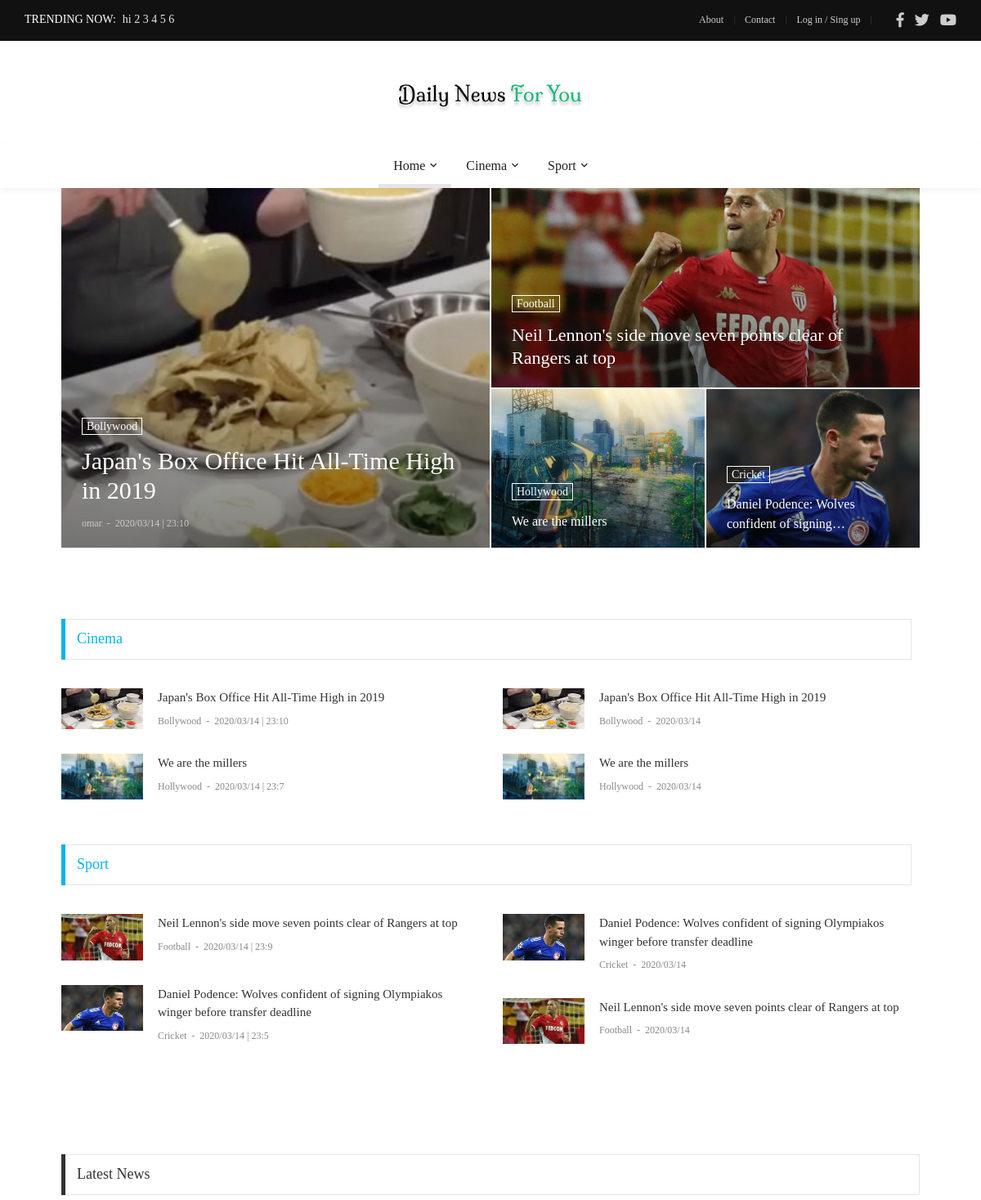
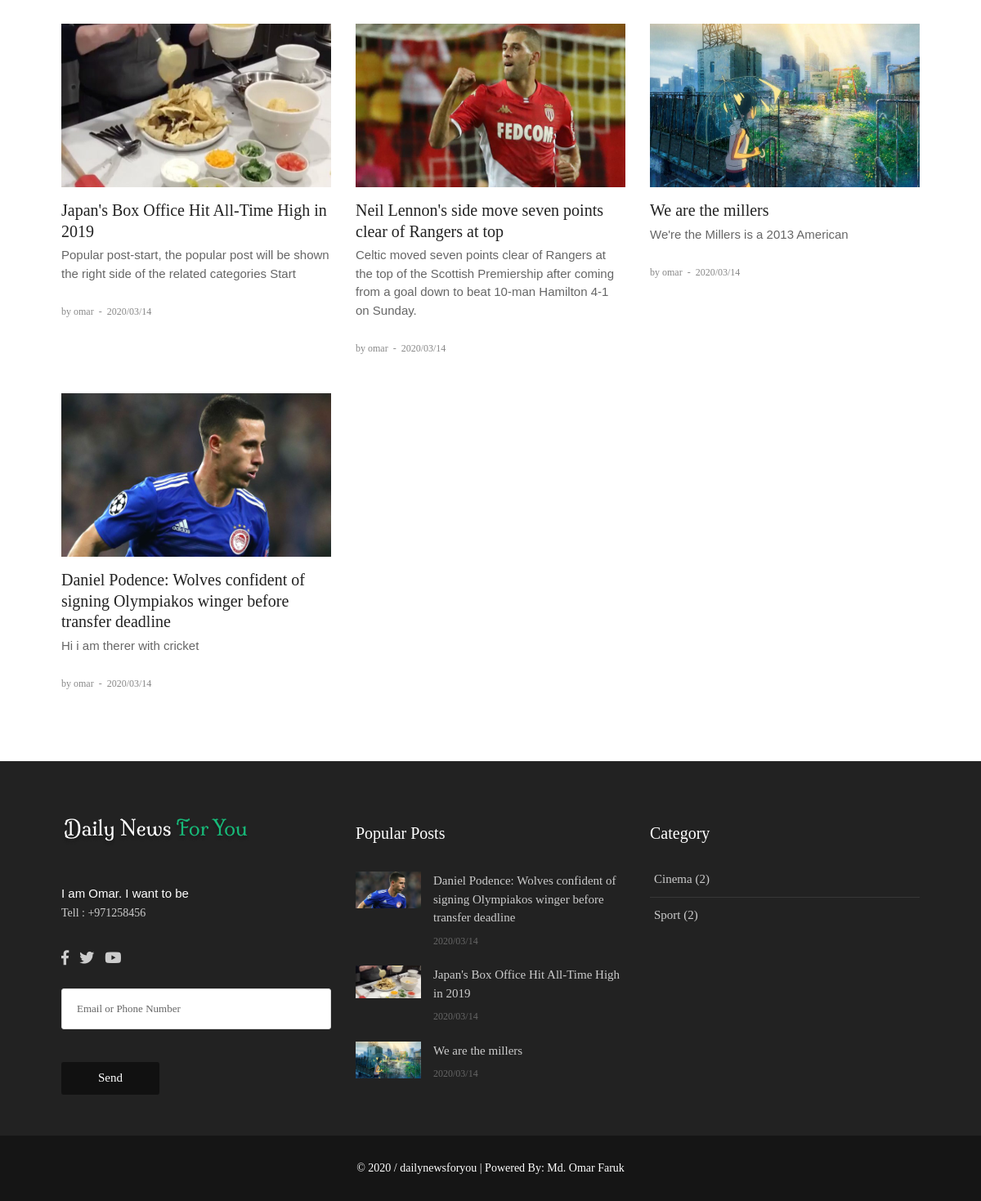
The page / on the database its author committed (2 pictures, top to bottom).
### trending/models.py (models this page shows, shortened)
class Trending(models.Model):
    txt = models.CharField(max_length=200)

### cat/models.py (models this page shows, shortened)
class Cat(models.Model):
    name = models.CharField(max_length=50)
    count = models.IntegerField(default=0)  # To count how many news contains in an one category

### news/models.py (models this page shows, shortened)
class News(models.Model):
    name = models.CharField(max_length=200)
    short_txt = models.TextField()
    body_txt = models.TextField()
    date = models.CharField(max_length=12)
    time = models.CharField(max_length=12,default="00:00")
    picname = models.TextField()
    picurl = models.TextField(default="-")
    writer = models.CharField(max_length=100)
    catname = models.CharField(max_length=100, default="-")   # default="-" for charfield
    catid = models.IntegerField(default=0)
    ocatid = models.IntegerField(default=0)  # ocatid means original cat id.for count news
    show = models.IntegerField(default=0)   # default=0 for integer field-when i use this in existing models
    tag = models.TextField(default="")   # For tag (Filtering)
    act = models.IntegerField(default=0)  # For Publish News
    rand = models.IntegerField(default=0)  # For Random Number of the News

### main/models.py (models this page shows, shortened)
class Main(models.Model):
    name = models.CharField(max_length=50)
    about = models.TextField()  # this is for footer  (default="-")
    abouttxt = models.TextField(default="")    ## About page text
    fb = models.CharField(default="-", max_length=50)
    tw = models.CharField(default="-", max_length=50)
    yt = models.CharField(default="-", max_length=50)
    tell = models.CharField(default="-", max_length=50)
    link = models.CharField(default="-", max_length=50)
    set_name = models.CharField(default="-", max_length=50)
    picurl = models.TextField(default="")
    picname = models.TextField(default="")
    picurl2 = models.TextField(default="")
    picname2 = models.TextField(default="")

### main/views.py (the view)
# urls.py: url(r'^$', views.home, name='home'),                        ## Front Home Page
def home(request):
    site = Main.objects.get(pk=2)
    news = News.objects.filter(act=1).order_by('-pk')  ## for reverse(ordering) need to filter by pk with (-) to get the latest submission first.
    cat = Cat.objects.all()  ## Show categories in footer
    subcat = SubCat.objects.all()  ## for SubMenu in the menu bar
    lastnews = News.objects.filter(act=1).order_by('-pk')[:3]   ### This query for last three post
    popnews = News.objects.filter(act=1).order_by('-show')    ### Populer News will be Shown according to view(show)
    popnews2 = News.objects.filter(act=1).order_by('-show')[:3]    ### 3 Populer News will be Shown according to view(show) in footer section
    trending = Trending.objects.all().order_by('-pk')[:3] ### Trending now will show on top bar(send query from here to naster.html in front)
    lastnews2 = News.objects.filter(act=1).order_by('-pk')[:4] # Last Four News in Three Different Frames
    random_object = Trending.objects.all()[randint(0, len(trending) -1)] ## Random Object (For Trending now). I just used it for home page. To show the trending randomly
    return render(request, 'front/home.html', {'site':site, 'news':news, 'cat':cat, 'subcat':subcat, 'lastnews':lastnews, 'popnews':popnews, 'popnews2':popnews2, 'trending':trending, 'lastnews2':lastnews2})

### main/templates/front/home.html (shortened to what this page needs)
{% extends 'front/master.html' %}
{% load static %}
{% block mainblock %}
	<section class="bg0">
		<div class="container">
			<div class="row m-rl--1">
			{% for ln in lastnews2 %}
				{% if forloop.counter == 1 %}
				<div class="col-md-6 p-rl-1 p-b-2">
					<div class="bg-img1 size-a-3 how1 pos-relative" style="background-image: url({{ ln.picurl }});">
						<a href="{% url 'news_detail' word=ln.name %}" class="dis-block how1-child1 trans-03"></a>
						<div class="flex-col-e-s s-full p-rl-25 p-tb-20">
							<a href="#" class="dis-block how1-child2 f1-s-2 cl0 bo-all-1 bocl0 hov-btn1 trans-03 p-rl-5 p-t-2">
								{{ ln.catname }}
							</a>
							<h3 class="how1-child2 m-t-14 m-b-10">
								<a href="{% url 'news_detail' word=ln.name %}" class="how-txt1 size-a-6 f1-l-1 cl0 hov-cl10 trans-03">
									{{ ln.name }}
								</a>
							</h3>
							<span class="how1-child2">
								<span class="f1-s-4 cl11">
									{{ ln.writer }}
								</span>
								<span class="f1-s-3 cl11 m-rl-3">
									-
								</span>
								<span class="f1-s-3 cl11">
									{{ ln.date }} | {{ ln.time }}
								</span>
							</span>
						</div>
					</div>
				</div>
				{% endif %}
			{% endfor %}
				<div class="col-md-6 p-rl-1">
					<div class="row m-rl--1">
					{% for ln in lastnews2 %}
						{% if forloop.counter == 2 %}
						<div class="col-12 p-rl-1 p-b-2">
							<div class="bg-img1 size-a-4 how1 pos-relative" style="background-image: url({{ ln.picurl }});">
								<a href="{% url 'news_detail' word=ln.name %}" class="dis-block how1-child1 trans-03"></a>
								<div class="flex-col-e-s s-full p-rl-25 p-tb-24">
									<a href="#" class="dis-block how1-child2 f1-s-2 cl0 bo-all-1 bocl0 hov-btn1 trans-03 p-rl-5 p-t-2">
										{{ ln.catname }}
									</a>
									<h3 class="how1-child2 m-t-14">
										<a href="{% url 'news_detail' word=ln.name %}" class="how-txt1 size-a-7 f1-l-2 cl0 hov-cl10 trans-03">
											{{ ln.name }}
										</a>
									</h3>
								</div>
							</div>
						</div>
						{% endif %}
					{% endfor %}
					{% for ln in lastnews2 %}
						{% if forloop.counter == 3 %}
						<div class="col-sm-6 p-rl-1 p-b-2">
							<div class="bg-img1 size-a-5 how1 pos-relative" style="background-image: url({{ ln.picurl }});">
								<a href="{% url 'news_detail' word=ln.name %}" class="dis-block how1-child1 trans-03"></a>
								<div class="flex-col-e-s s-full p-rl-25 p-tb-20">
									<a href="#" class="dis-block how1-child2 f1-s-2 cl0 bo-all-1 bocl0 hov-btn1 trans-03 p-rl-5 p-t-2">
										{{ ln.catname }}
									</a>
									<h3 class="how1-child2 m-t-14">
										<a href="{% url 'news_detail' word=ln.name %}" class="how-txt1 size-h-1 f1-m-1 cl0 hov-cl10 trans-03">
											{{ ln.name }}
										</a>
									</h3>
								</div>
							</div>
						</div>
						{% endif %}
						{% if forloop.counter == 4 %}
						<div class="col-sm-6 p-rl-1 p-b-2">
							<div class="bg-img1 size-a-5 how1 pos-relative" style="background-image: url({{ ln.picurl }});">
								<a href="{% url 'news_detail' word=ln.name %}" class="dis-block how1-child1 trans-03"></a>
								<div class="flex-col-e-s s-full p-rl-25 p-tb-20">
									<a href="#" class="dis-block how1-child2 f1-s-2 cl0 bo-all-1 bocl0 hov-btn1 trans-03 p-rl-5 p-t-2">
										{{ ln.catname }}
									</a>
									<h3 class="how1-child2 m-t-14">
										<a href="{% url 'news_detail' word=ln.name %}" class="how-txt1 size-h-1 f1-m-1 cl0 hov-cl10 trans-03">
											{{ ln.name }}
										</a>
									</h3>
								</div>
							</div>
						</div>
						{% endif %}
					{% endfor %}
					</div>
				</div>
			</div>
		</div>
	</section>
<section class="post bg0 p-t-85">
	<div class="container">
		<div class="row justify-content-center">
			<div class="col-md-12 col-lg-12">
				<div class="p-r-10 p-rl-0-sr991 p-b-20">
					{% for newscat in cat %}
					{% if newscat.count != 0 %}
					<div class="p-b-25 m-r--10 m-r-0-sr991">
						<div class="how2 how2-cl5 flex-s-c m-r-10 m-r-0-sr991">
							<h3 class="f1-m-2 cl17 tab01-title">
								{{ newscat.name }}
							</h3>
						</div>
						<div class="row p-t-35">
							<div class="col-sm-6 p-r-25 p-r-15-sr991">
								{% for ab in news %}
								{% if newscat.pk == ab.ocatid %}
								<div class="flex-wr-sb-s m-b-30">
									<a href="{% url 'news_detail' word=ab.name %}"
										class="size-w-1 wrap-pic-w hov1 trans-03">
										<img src="{{ ab.picurl }}" alt="IMG">
									</a>
									<div class="size-w-2">
										<h5 class="p-b-5">
											<a href="{% url 'news_detail' word=ab.name %}"
												class="f1-s-5 cl3 hov-cl10 trans-03">
												{{ ab.name }}
											</a>
										</h5>
										<span class="cl8">
											<a href="#" class="f1-s-6 cl8 hov-cl10 trans-03">
												{{ ab.catname }}
											</a>
											<span class="f1-s-3 m-rl-3">
												-
											</span>
											<span class="f1-s-3">
												{{ ab.date }} | {{ ab.time }}
											</span>
										</span>
									</div>
								</div>
								{% endif %}
								{% endfor %}
							</div>
							<div class="col-sm-6 p-r-25 p-r-15-sr991">
								{% for pop in popnews %}
								{% if pop.ocatid == newscat.pk %}
								{% if pop.show != 0 %}
								<div class="flex-wr-sb-s m-b-30">
									<a href="{% url 'news_detail' word=pop.name %}" class="size-w-1 wrap-pic-w hov1 trans-03">
										<img src="{{ pop.picurl }}" alt="IMG">
									</a>
									<div class="size-w-2">
										<h5 class="p-b-5">
											<a href="{% url 'news_detail' word=pop.name %}" class="f1-s-5 cl3 hov-cl10 trans-03">
												{{ pop.name }}
											</a>
										</h5>
										<span class="cl8">
											<a href="#" class="f1-s-6 cl8 hov-cl10 trans-03">
												{{ pop.catname }}
											</a>
											<span class="f1-s-3 m-rl-3">
												-
											</span>
											<span class="f1-s-3">
												{{ pop.date }}
											</span>
										</span>
									</div>
								</div>
								{% endif %}
								{% endif %}
								{% endfor %}
							</div>
			</div>
					</div>
					{% endif %}
					{% endfor %}
				</div>
			</div>
		</div>
	</div>
</section>
<section class="bg0 p-t-60 p-b-40">
	<div class="container">
		<div class="how2 how2-cl4 flex-s-c">
			<h3 class="f1-m-2 cl3 tab01-title">
				Latest News
			</h3>
		</div>
		<div class="row p-t-35">
			{% for i in news %}
			<div class="col-sm-6 col-md-4">
				<div class="m-b-45">
					<a href="{% url 'news_detail' word=i.name %}" class="wrap-pic-w hov1 trans-03">
						<img style="display: inline-block; width: 330px; height: 200px;" src="{{ i.picurl }}" alt="IMG">
					</a>
					<div class="p-t-16">
						<h5 class="p-b-5">
							<a href="{% url 'news_detail' word=i.name %}" class="f1-m-3 cl2 hov-cl10 trans-03">
								{{ i.name }}
							</a>
						</h5>
						<p>{{ i.short_txt|safe }}</p>
						<br>
						<span class="cl8">
							<a href="#" class="f1-s-4 cl8 hov-cl10 trans-03">
								by {{ i.writer }}
							</a>
							<span class="f1-s-3 m-rl-3">
								-
							</span>
							<span class="f1-s-3">
								{{ i.date }}
							</span>
						</span>
					</div>
				</div>
			</div>
			{% endfor %}
		</div>
	</div>
</section>
{% endblock %}

### main/templates/front/master.html (shortened to what this page needs)
{% load static %}
<!DOCTYPE html>
<html lang="en">
<head>
	<link rel="stylesheet" type="text/css" href="{% static 'front/vendor/bootstrap/css/bootstrap.min.css' %}">
	<link rel="stylesheet" type="text/css" href="{% static 'front/fonts/fontawesome-5.0.8/css/fontawesome-all.min.css' %}">
	<link rel="stylesheet" type="text/css" href="{% static 'front/fonts/iconic/css/material-design-iconic-font.min.css' %}">
	<link rel="stylesheet" type="text/css" href="{% static 'front/vendor/animate/animate.css' %}">
	<link rel="stylesheet" type="text/css" href="{% static 'front/vendor/css-hamburgers/hamburgers.min.css' %}">
	<link rel="stylesheet" type="text/css" href="{% static 'front/vendor/animsition/css/animsition.min.css' %}">
	<link rel="stylesheet" type="text/css" href="{% static 'front/css/util.min.css' %}">
	<link rel="stylesheet" type="text/css" href="{% static 'front/css/main.css' %}">
</head>
<body class="animsition">
	<header>
		<div class="container-menu-desktop">
			<div class="topbar">
				<div class="content-topbar h-100 p-rl-30">
					<div class="align-self-stretch size-w-0 pos-relative m-r-30">
						<div class="f2-s-1 flex-wr-s-c s-full ab-t-l p-b-2">
							<span class="text-uppercase cl0 p-r-8">
								Trending Now:
							</span>
							<span class="dis-inline-block cl16 slide100-txt pos-relative size-w-0" data-in="fadeInDown" data-out="fadeOutDown">
								{% for trend in trending %}
								<span class="dis-inline-block slide100-txt-item animated visible-false">
									{{ trend.txt }}
								</span>
								{% endfor %}
							</span>
						</div>
					</div>
					<div class="flex-wr-e-c">
						<div class="left-topbar">
							<a href="/about" class="left-topbar-item">
								About
							</a>
							<a href="/contact" class="left-topbar-item">
								Contact
							</a>
							<a href="/login" class="left-topbar-item">
								Log in / Sing up
							</a>
						</div>
						<div class="right-topbar p-l-18">
							<a href="{{ site.fb }}">
								<span class="fab fa-facebook-f"></span>
							</a>
							<a href="{{ site.tw }}">
								<span class="fab fa-twitter"></span>
							</a>
							<a href="{{ site.yt }}">
								<span class="fab fa-youtube"></span>
							</a>
						</div>
					</div>
				</div>
			</div>
			<div class="wrap-logo no-banner container">
				<div class="logo">
					<a href="/"><img src="{{ site.picurl }}" alt="LOGO"></a>
				</div>
			</div>
			<div class="wrap-main-nav">
				<div class="main-nav">
					<nav class="menu-desktop">
						<ul class="main-menu justify-content-center">
							<li class="main-menu-active">
								<a href="/">Home</a>
							</li>
							{% for gg in cat %}
							{% if gg.count != 0 %}
							<li class="mega-menu-item">
								<a href="category-01.html">{{ gg.name }}</a>
							</li>
							{% endif %}
							{% endfor %}
						</ul>
					</nav>
				</div>
			</div>
		</div>
	</header>
	{% block mainblock %}
    {% endblock %}
	<footer>
		<div class="bg2 p-t-40 p-b-25">
			<div class="container">
				<div class="row">
					<div class="col-lg-4 p-b-20">
						<div class="size-h-3 flex-s-c">
							<a href="/">
								<img class="max-s-full" src="{{ site.picurl2 }}" alt="LOGO">
							</a>
						</div>
						<div>
							<p class="f1-s-1 cl11 p-b-16">
								{{site.about | safe }}
							</p>
							<p class="f1-s-1 cl11 p-b-16">
								Tell : {{ site.tell }}
							</p>
							<div class="p-t-15">
								<a href="{{ site.fb }}" class="fs-18 cl11 hov-cl10 trans-03 m-r-8">
									<span class="fab fa-facebook-f"></span>
								</a>
								<a href="{{ site.tw }}" class="fs-18 cl11 hov-cl10 trans-03 m-r-8">
									<span class="fab fa-twitter"></span>
								</a>
								<a href="{{ site.yt }}" class="fs-18 cl11 hov-cl10 trans-03 m-r-8">
									<span class="fab fa-youtube"></span>
								</a>
							</div>
							<br>
							<form action="{% url 'news_letter' %}" method="POST">
								<input class="bo-1-rad-3 bocl13 size-a-19 f1-s-13 cl5 plh6 p-rl-18 m-b-20" type="txt" name="txt" placeholder="Email or Phone Number">
								<button type="submit" class="size-a-20 bg1 borad-3 f1-s-12 cl0 hov-btn1 trans-03 p-rl-15 m-t-20">Send</button>
							</form>
						</div>
					</div>
					<div class="col-sm-6 col-lg-4 p-b-20">
						<div class="size-h-3 flex-s-c">
							<h5 class="f1-m-7 cl0">
								Popular Posts
							</h5>
						</div>
						<ul>
							{% for pop in popnews2 %}
							<li class="flex-wr-sb-s p-b-20">
								<a href="{% url 'news_detail' word=pop.name %}" class="size-w-4 wrap-pic-w hov1 trans-03">
									<img src="{{ pop.picurl }}" alt="IMG">
								</a>
								<div class="size-w-5">
									<h6 class="p-b-5">
										<a href="{% url 'news_detail' word=pop.name %}" class="f1-s-5 cl11 hov-cl10 trans-03">
											{{ pop.name }}
										</a>
									</h6>
									<span class="f1-s-3 cl6">
										{{ pop.date }}
									</span>
								</div>
							</li>
							{% endfor %}
						</ul>
					</div>
					<div class="col-sm-6 col-lg-4 p-b-20">
						<div class="size-h-3 flex-s-c">
							<h5 class="f1-m-7 cl0">
								Category
							</h5>
						</div>
						<ul class="m-t--12">
							{% for c in cat %}
							{% if c.count != 0 %}
							<li class="how-bor1 p-rl-5 p-tb-10">
								<a href="#" class="f1-s-5 cl11 hov-cl10 trans-03 p-tb-8">
									{{ c.name }} ({{ c.count }})
								</a>
							</li>
							{% endif %}
							{% endfor %}
						</ul>
					</div>
				</div>
			</div>
		</div>
		<div class="bg11">
			<div class="container size-h-4 flex-c-c p-tb-15">
				<span class="f1-s-1 cl0 txt-center">
					© 2020 / dailynewsforyou | Powered By: Md. Omar Faruk
				</span>
			</div>
		</div>
	</footer>
</body>
</html>

### rows shown on the page
Trending: txt "hi 2 3 4 5 6"
Cat: name "Cinema", count "2"
Cat: name "Sport", count "2"
News: picurl (picture), catname "Bollywood", name "Japan's Box Office Hit All-Time High in 2019", writer "omar", date "2020/03/14", time "23:10", short_txt "Popular post-start, the popular post will be shown the right side of the related categories Start"
News: picurl (picture), catname "Football", name "Neil Lennon's side move seven points clear of Rangers at top", date "2020/03/14", time "23:9", short_txt "Celtic moved seven points clear of Rangers at the top of the Scottish Premiership after coming from a goal down to beat 10-man Hamilton 4-1 on Sunday.", writer "omar"
News: picurl (picture), catname "Hollywood", name "We are the millers", date "2020/03/14", time "23:7", short_txt "We're the Millers is a 2013 American", writer "omar"
News: picurl (picture), catname "Cricket", name "Daniel Podence: Wolves confident of…", name "Daniel Podence: Wolves confident of signing Olympiakos winger before transfer deadline", date "2020/03/14", time "23:5", short_txt "Hi i am therer with cricket", writer "omar"
Main: about "I am Omar. I want to be", tell "+971258456"
